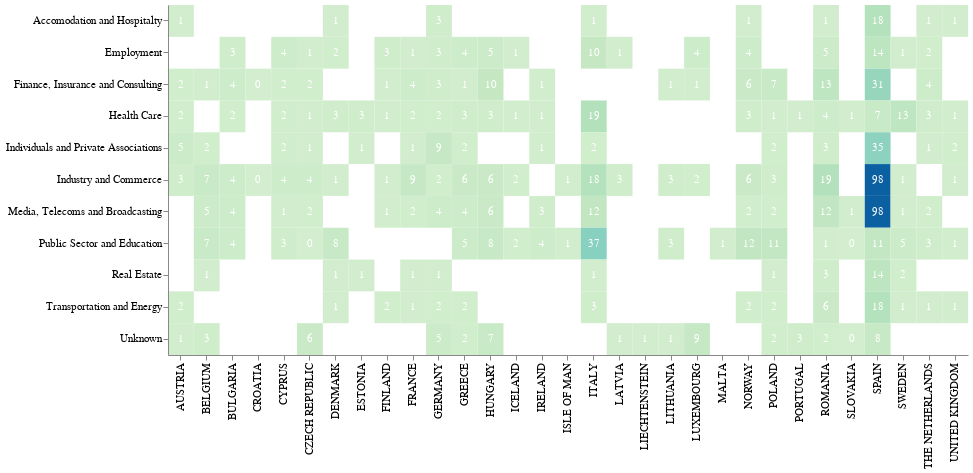

Notebook source saved alongside this figure:
### Code cell
# Configure text
text = (
    alt.Chart(df_plot)
    .mark_text(color="white")
    .encode(
        x=alt.X("country:N", title=""),
        y=alt.Y("sector:N", title=""),
        text=alt.Text("fine:Q"),
    )
)

heatmap = (
    alt.Chart(df_plot, title="")
    .mark_rect()
    .encode(
        x=alt.X("country:N", title=""),
        y=alt.Y("sector:N", title=""),
        #y=alt.Y("sector:N", title="", axis=alt.Axis(labels=False)),
        #color=alt.Color("fine", legend=None, scale=alt.Scale(type="log", nice=True)),
        color=alt.Color("fine", legend=None, scale=alt.Scale(scheme='greenblue')),
    )
)

combined = (
    (heatmap + text)
    .properties(title="", width=800, height=350)
    .configure_legend(labelFontSize=30)
    .configure_view(strokeWidth=0)
    #.configure(background="#F0F0F0")
    .configure_axis(labelFontSize=11,
    titleFontSize=11)
)

combined

### Figure 1 — Vega-Lite specification as saved in the notebook (floating-point values rounded to 4 significant figures; data arrays with more than 128 entries replaced by an {"elided": "..."} marker saying what was removed)
{"config": {"view": {"continuousWidth": 400, "continuousHeight": 300, "strokeWidth": 0}, "axis": {"labelFontSize": 11, "titleFontSize": 11}, "legend": {"labelFontSize": 30}}, "layer": [{"mark": "rect", "encoding": {"color": {"type": "quantitative", "field": "fine", "legend": null, "scale": {"scheme": "greenblue"}}, "x": {"type": "nominal", "field": "country", "title": ""}, "y": {"type": "nominal", "field": "sector", "title": ""}}, "title": ""}, {"mark": {"type": "text", "color": "white"}, "encoding": {"text": {"type": "quantitative", "field": "fine"}, "x": {"type": "nominal", "field": "country", "title": ""}, "y": {"type": "nominal", "field": "sector", "title": ""}}}], "data": {"name": "data-d05b19d97c0ff8d940836a2c8d273202"}, "height": 350, "title": "", "width": 800, "$schema": "https://vega.github.io/schema/vega-lite/v4.8.1.json", "datasets": {"data-d05b19d97c0ff8d940836a2c8d273202": {"elided": "186 records"}}}
